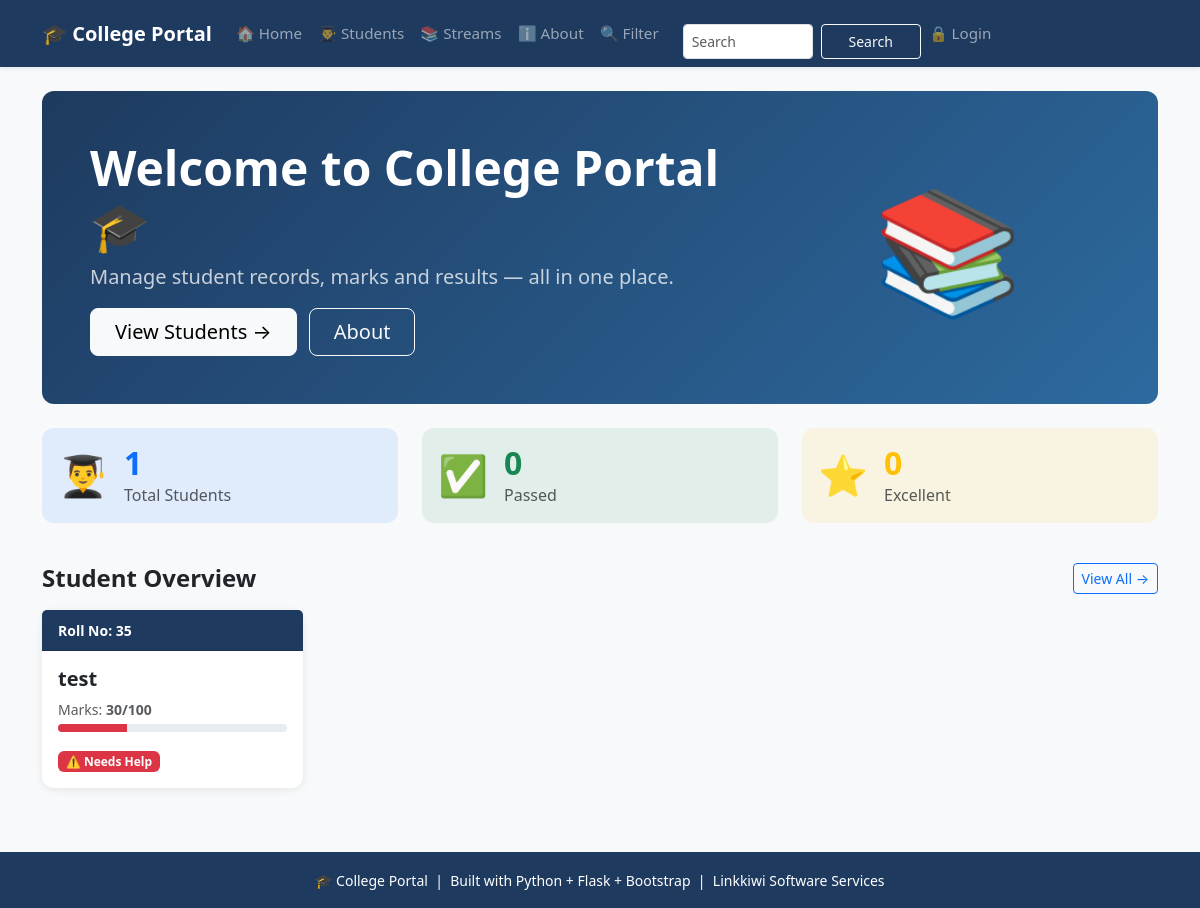
/, run on an earlier commit of the app's database.
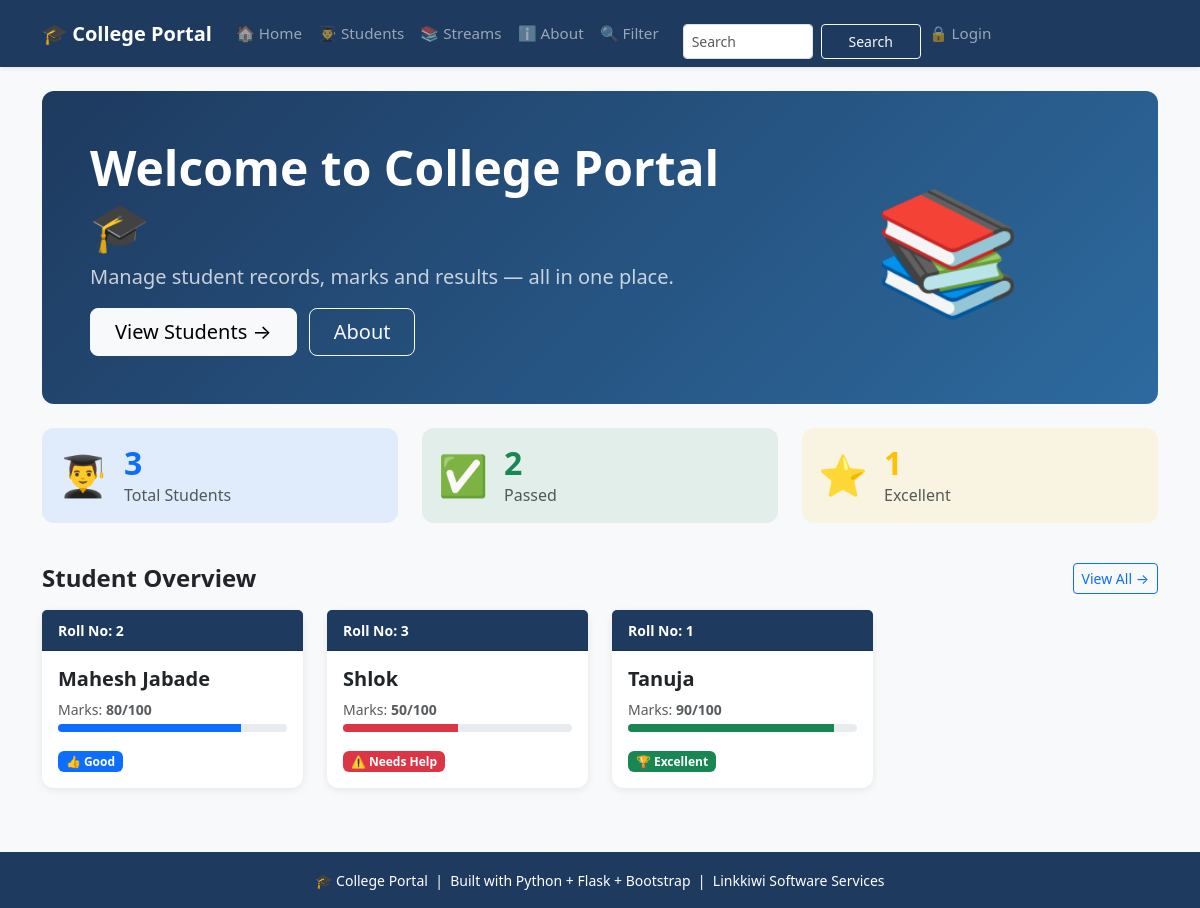
And on a later commit of the database.
### tables this page shows
CREATE TABLE students (
                    id INTEGER PRIMARY KEY AUTOINCREMENT,
                    name TEXT NOT NULL,
                    roll INTEGER NOT NULL,
                    marks INTEGER NOT NULL,
                    subject TEXT NOT NULL,
                    attendance INTEGER DEFAULT 0
                 );

### app.py (the view)
@app.route("/")
def home():
    conn = get_db()
    students = conn.execute('SELECT * FROM students ORDER BY id DESC').fetchall()
    total = conn.execute('SELECT COUNT(*) FROM students').fetchone()[0]
    passed = conn.execute('SELECT COUNT(*) FROM students WHERE marks >= 45').fetchone()[0]
    excellent = conn.execute('SELECT COUNT(*) FROM students WHERE marks >= 90').fetchone()[0]
    conn.close()
    return render_template("home.html", students=students,
                           total=total, passed=passed, excellent=excellent)

### database.py (called while the page is built)
def get_db():
   conn = sqlite3.connect(DB_PATH)
   conn.row_factory = sqlite3.Row  # To access columns by name
   return conn

### templates/home.html (shortened to what the changed rows need)
{% extends 'base.html' %}
{% block content %}
<div class="hero-section p-5 mb-4">
    <div class="row align-items-center">
        <div class="col-md-8">
            <h1 class="display-5 fw-bold mb-2">
                Welcome to College Portal 🎓
            </h1>
        </div>
    </div>
</div>
<div class="row mb-4">
    <div class="col-12 col-md-4 mb-3">
        <div class="card stat-card p-3 bg-primary bg-opacity-10">
            <div class="d-flex align-items-center">
                <div class="ms-3">
                    <h2 class="fw-bold text-primary mb-0">
                        {{ students|length }}
                    </h2>
                    <p class="text-muted mb-0">Total Students</p>
                </div>
            </div>
        </div>
    </div>
    <div class="col-12 col-md-4 mb-3">
        <div class="card stat-card p-3 bg-success bg-opacity-10">
            <div class="d-flex align-items-center">
                <div class="ms-3">
                    {% set passed = students|selectattr('marks','ge',60)|list %}
                    <h2 class="fw-bold text-success mb-0">
                        {{ passed|length }}
                    </h2>
                    <p class="text-muted mb-0">Passed</p>
                </div>
            </div>
        </div>
    </div>
    <div class="col-12 col-md-4 mb-3">
        <div class="card stat-card p-3 bg-warning bg-opacity-10">
            <div class="d-flex align-items-center">
                <div class="ms-3">
                    {% set excellent = students|selectattr('marks','ge',90)|list %}
                    <h2 class="fw-bold text-warning mb-0">
                        {{ excellent|length }}
                    </h2>
                    <p class="text-muted mb-0">Excellent</p>
                </div>
            </div>
        </div>
    </div>
</div>
<div class="row">
    {% for student in students %}
    <div class="col-12 col-md-6 col-lg-3 mb-3">
        <div class="card student-card h-100">
            <div class="card-header py-2"
                 style="background-color: #1e3a5f; color:white;">
                <small class="fw-bold">Roll No: {{ student.roll }}</small>
            </div>
            <div class="card-body">
                <h5 class="card-title fw-bold">{{ student.name }}</h5>
                <p class="card-text text-muted small mb-1">
                    Marks: <strong>{{ student.marks }}/100</strong>
                </p>
                <div class="progress mb-3" style="height:8px;">
                    <div class="progress-bar
                        {% if student.marks >= 90 %}bg-success
                        {% elif student.marks >= 75 %}bg-primary
                        {% elif student.marks >= 60 %}bg-warning
                        {% else %}bg-danger{% endif %}"
                        style="width: {{ student.marks }}%">
                    </div>
                </div>
                {% if student.marks >= 90 %}
                    <span class="badge bg-success">🏆 Excellent</span>
                {% elif student.marks >= 75 %}
                    <span class="badge bg-primary">👍 Good</span>
                {% elif student.marks >= 60 %}
                    <span class="badge bg-warning text-dark">📈 Average</span>
                {% else %}
                    <span class="badge bg-danger">⚠️ Needs Help</span>
                {% endif %}
            </div>
        </div>
    </div>
    {% endfor %}
</div>
{% endblock %}

What changed in the data, as far as the page shows it:
removed students: roll "35", name "test", marks "30", shows "⚠️ Needs Help"
added students: roll "2", name "Mahesh Jabade", marks "80", shows "👍 Good"
added students: roll "3", name "Shlok", marks "50", shows "⚠️ Needs Help"
added students: roll "1", name "Tanuja", marks "90", shows "🏆 Excellent"
Also different on the page:
{{ students|length }}: "1" → "3"
{{ passed|length }}: "0" → "2"
{{ excellent|length }}: "0" → "1"
